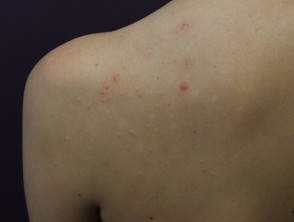
#> input picture SkinDisease/test/Acne/161__ProtectWyJQcm90ZWN0Il0_FocusFillWzI5NCwyMjIsIngiLDFd.jpeg, 294 x 222 px, found by its file name; its folder holds only this picture in this run
$ python prepare_dataset.py
#> lines starting #> are read from the running program, lines starting #| are printed output that depends on the picture
import os
import random
import shutil

import cv2
from PIL import Image

# ==============================
# CONFIG
# ==============================

INPUT_ROOT = r"D:\SEM-8\HCA-PROJECT\SkinDisease"
OUTPUT_DIR = "Dataset"

SELECTED_CLASSES = [
    "Acne",
    "Eczema",
    "Psoriasis",
    "SkinCancer",
    "Vitiligo",
    "Warts",
]

# NEW SPLITS
TRAIN_SPLIT = 0.7
VAL_SPLIT = 0.15
TEST_SPLIT = 0.15

IMG_SIZE = 224
RANDOM_SEED = 42

VALID_EXTENSIONS = {".jpg", ".jpeg", ".png", ".bmp", ".webp"}

# ==============================
# START
# ==============================

random.seed(RANDOM_SEED)

if os.path.exists(OUTPUT_DIR):
    shutil.rmtree(OUTPUT_DIR)

# Create folders
for split in ["train", "val", "test"]:
    for cls in SELECTED_CLASSES:
        os.makedirs(os.path.join(OUTPUT_DIR, split, cls), exist_ok=True)

# ==============================
# PROCESS
# ==============================

for class_name in SELECTED_CLASSES:
    print(f"\nProcessing class: {class_name}")

    all_images = []

    # Merge original train + test
    for split_name in ["train", "test"]:
        class_path = os.path.join(INPUT_ROOT, split_name, class_name)

        if not os.path.isdir(class_path):
            continue

        for file_name in os.listdir(class_path):
            full_path = os.path.join(class_path, file_name)
            _, ext = os.path.splitext(file_name)

            if os.path.isfile(full_path) and ext.lower() in VALID_EXTENSIONS:
                all_images.append(full_path)

    if not all_images:
        print(f"[WARN] No images for {class_name}")
        continue

    random.shuffle(all_images)

    total = len(all_images)

    train_end = int(TRAIN_SPLIT * total)
    val_end = train_end + int(VAL_SPLIT * total)

    train_imgs = all_images[:train_end]
    val_imgs = all_images[train_end:val_end]
    test_imgs = all_images[val_end:]

    print(f"Total: {total}")
    print(f"Train: {len(train_imgs)}, Val: {len(val_imgs)}, Test: {len(test_imgs)}")

    def process_and_save(img_list, split):
#> called with split = 'train'
        count = 0
        for idx, img_path in enumerate(img_list):
            try:
                img = cv2.imread(img_path)
#> img is the input picture: shape (222, 294, 3); mean B, G, R 72.9, 91.9, 108.6
                if img is None:
                    continue

                img = cv2.cvtColor(img, cv2.COLOR_BGR2RGB)
                img = cv2.resize(img, (IMG_SIZE, IMG_SIZE))
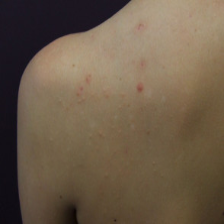
#> img: shape (224, 224, 3); mean R, G, B 108.5, 91.8, 72.8

                out_name = f"{class_name}_{idx:04d}.jpg"
                save_path = os.path.join(OUTPUT_DIR, split, class_name, out_name)

                Image.fromarray(img).save(save_path, quality=92)
                count += 1

            except Exception as e:
                print(f"[ERROR] {img_path}: {e}")

        print(f"Saved {count} in {split}/{class_name}")

    process_and_save(train_imgs, "train")
    process_and_save(val_imgs, "val")
    process_and_save(test_imgs, "test")

print(f"\n✅ Dataset ready at: {OUTPUT_DIR}")
